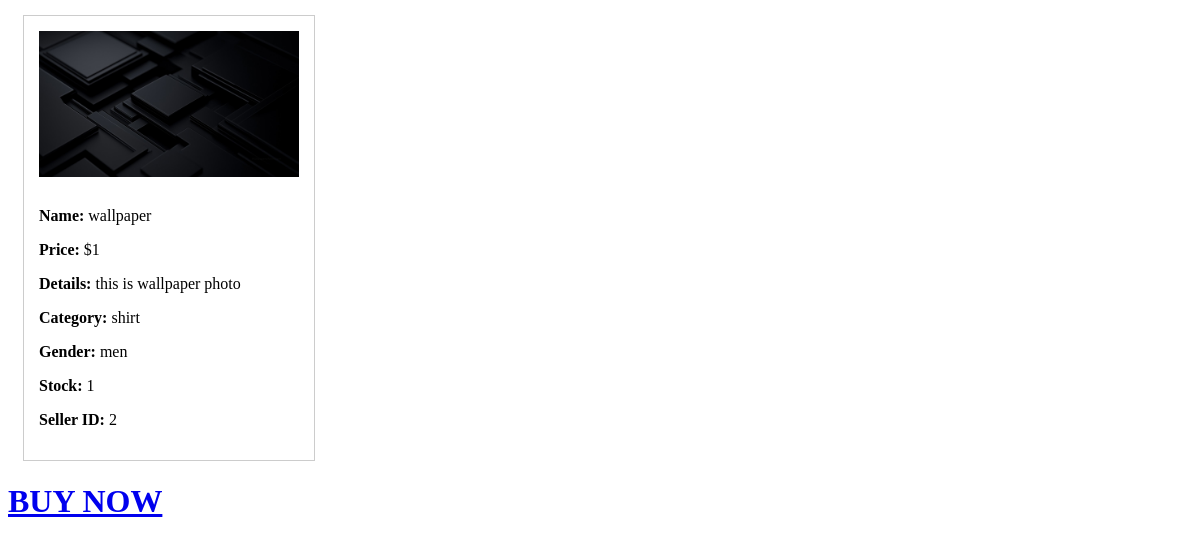
/buy/1, run on an earlier commit of the app's database.
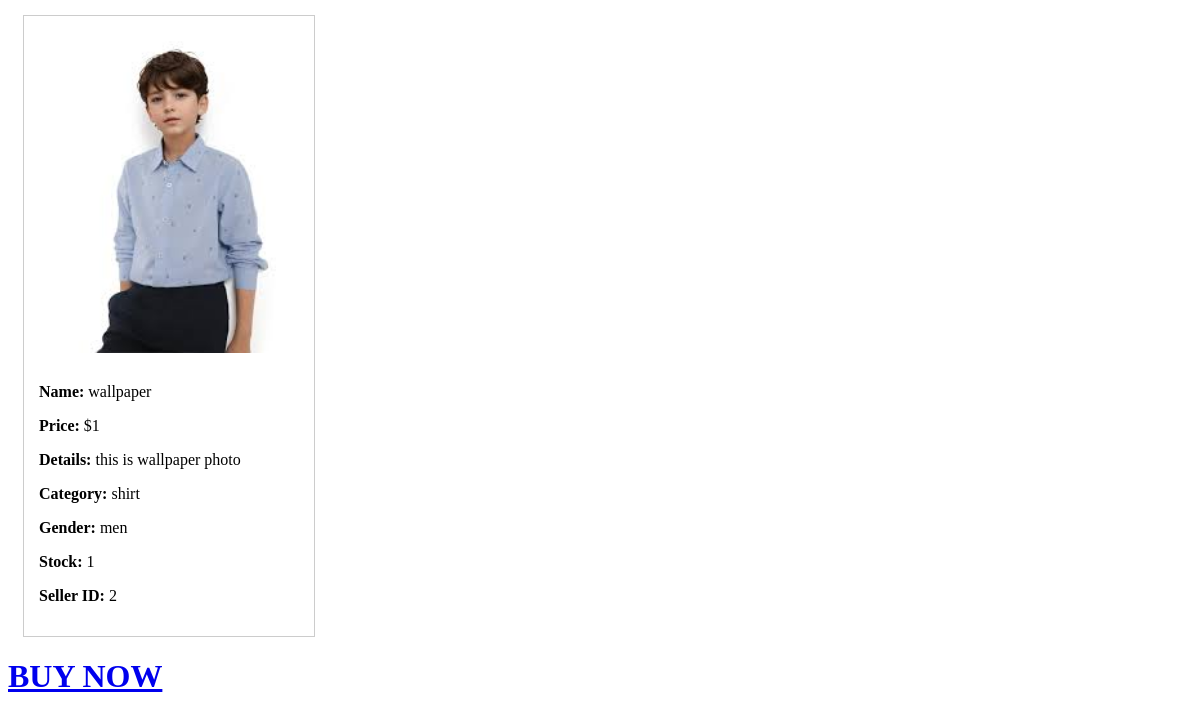
And on a later commit of the database.
### main.py (models this page shows)
class Product(db.Model):
    id=db.Column(db.Integer, primary_key = True)
    product_name = db.Column(db.String(100))
    product_price= db.Column(db.Integer)
    product_image= db.Column(db.String(200))
    product_details = db.Column(db.Text)
    product_category = db.Column(db.String(100))
    product_gender= db.Column(db.String(20))
    product_stock= db.Column(db.Integer)
    seller_id = db.Column(db.Integer, db.ForeignKey('user.id'))

### main.py (the view)
@app.route('/buy/<product_id>')
def buyButton(product_id):
    product = Product.query.filter_by(id = product_id).first()
    return render_template('buy.html', product = product)

### templates/buy.html (shortened to what this page needs)
<!DOCTYPE html>
<html lang="en">
<head>
</head>
<body>
        <div style="border: 1px solid #ccc; padding: 15px; width: 260px; margin: 15px;">
            <img
                src="{{ url_for('static', filename='uploads/' + product.product_image) }}"
                style="width: 100%; height: auto; margin-bottom: 10px;"
            >
            <p><strong>Name:</strong> {{ product.product_name }}</p>
            <p><strong>Price:</strong> ${{ product.product_price }}</p>
            <p><strong>Details:</strong> {{ product.product_details }}</p>
            <p><strong>Category:</strong> {{ product.product_category }}</p>
            <p><strong>Gender:</strong> {{ product.product_gender }}</p>
            <p><strong>Stock:</strong> {{ product.product_stock }}</p>
            <p><strong>Seller ID:</strong> {{ product.seller_id }}</p>
        </div>
        <h1><a href="/payment">BUY NOW</a></h1>
</body>
</html>

What changed in the data, as far as the page shows it:
changed Product "wallpaper": product_image: a different picture
